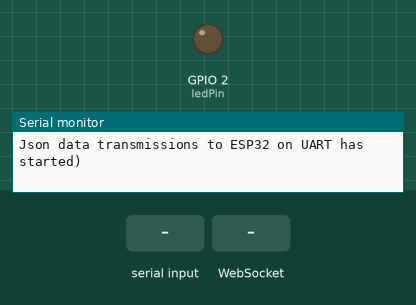
This program was run on a simulated ESP32. Parts: output pins drawn as LEDs (lit = HIGH), the last lines printed to the serial monitor. Dashed ring = blinking. The inputs (shaded band) are chosen by the test bench. WiFi joins after 1.5 s; servers stay silent unless stated; storage starts empty.

Above: at 0.0 s.
At 4.2 s:
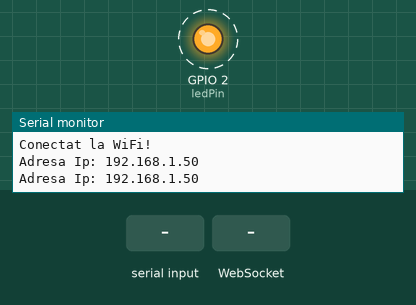
4.3 s: "D101\n" received over the second serial link
7.8 s: WebSocket text "D101" received
Timing chart, 0 to 17.3 s (numbered marks = the images above; inputs shaded):
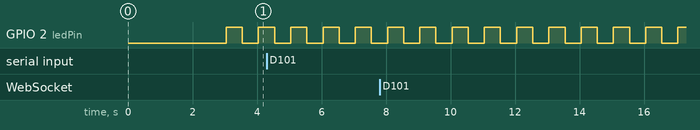

Measured:
- by itself, GPIO 2 (ledPin): alternates HIGH for 0.50 s and LOW for 0.50 s

The program:

main.cpp
```cpp
#include <WiFi.h>
#include <AsyncTCP.h>
#include <ESPAsyncWebServer.h>
#include <ArduinoJson.h>
#include <FS.h> // nu sterge, a dat o eroare la un moment dat
#include <HardwareSerial.h>
#include <SPIFFS.h>


//const char* ssid = "DIGI-3brj";
//const char* password = "AFEHT6a4";
//const char* ssid = "DIGI-5-c79C";
//const char* password = "BjYjv6q9";

const char* ssid = "hotspot";
const char* password = "unudoitreipatru";

//const char* ssid = "Tp Link!";
//const char* password = "camera100110111!";

//const char* ssid = "linksys";
//const char* password = "ducuducu";

//const char* ssid = "D101";
//const char* password = "burkus200556";
const int ledPin = 2;

const int rxPin = 16; // pini pt Serial2
const int txPin = 17;
HardwareSerial ESP32Serial(2);


AsyncWebServer server(80);
AsyncWebSocket ws("/ws");


void onEvent(AsyncWebSocket *server, AsyncWebSocketClient *client, AwsEventType type, void *arg, uint8_t *data, size_t len) {
  if (type == WS_EVT_CONNECT) {
    Serial.println("WebSocket client connectat");

  } else if (type == WS_EVT_DISCONNECT) {
    Serial.println("WebSocket client deconectat");
  }
}


void setup() {

  Serial.begin(115200);

  pinMode(ledPin, OUTPUT);
  // dsp serial, modifica pt serial 1/0, 0 cred ca e de doar test
  ESP32Serial.begin(115200, SERIAL_8N1, rxPin, txPin); // Start UART with 115200 baud rate
  //ESP32Serial.begin(115200, SERIAL_8E1); //  8 data bits, Even parity, 1 stop bit
  //ESP32Serial.begin(115200, SERIAL_8E2); //  8 data bits Even parity, 2 stop bits
  //SERIAL_8O pt even parity1


  Serial.println("Json data transmissions to ESP32 on UART has started)");

  SPIFFS.begin();

  if (!SPIFFS.begin(true))
  {
    Serial.println("A apărut o eroare la montarea SPIFFS-urilor");
    return;
    }

    server.on("/", HTTP_GET, [](AsyncWebServerRequest *request){
        request->send(SPIFFS, "/index.html", "text/html");
    });

    server.on("/style.css", HTTP_GET, [](AsyncWebServerRequest *request){
        request->send(SPIFFS, "/style.css", "text/css");
    });

    server.on("/app.js", HTTP_GET, [](AsyncWebServerRequest *request){
        request->send(SPIFFS, "/app.js", "text/javascript");
    });


  WiFi.begin(ssid, password);
  while (WiFi.status() != WL_CONNECTED) {
    delay(1000);
    Serial.println("Conectare la WiFi...");
  }
  if (WiFi.status() == WL_CONNECTED){
    Serial.println("Conectat la WiFi!");
    delay(1000);
    Serial.print("Adresa Ip: ");
    Serial.println(WiFi.localIP()); }
    else
    Serial.println("Esuat in a se conecta");


  //scanNetworks();

  ws.onEvent(onEvent);
  server.addHandler(&ws); //atasare 'ws' la server folosind addHandler- asculta pentru conexiuni Websocket


  server.begin();

}

void loop() {
  if (WiFi.status() == WL_CONNECTED) {
    digitalWrite(ledPin, HIGH);
    delay(500);
    digitalWrite(ledPin, LOW);
    delay(500);
    Serial.print("Adresa Ip: ");
    Serial.println(WiFi.localIP());
  }

static String jsonData; //  JSON data
while (ESP32Serial.available()) {
  char c = ESP32Serial.read(); //
  if (c == '\n') {
    if (jsonData.indexOf("\"ID\"") != -1) {
      // Parse JSON data doar daca contine "ID"
      StaticJsonDocument<2000> doc;
      DeserializationError error = deserializeJson(doc, jsonData);
      if (!error) {
        Serial.println("Json primit:");
        serializeJsonPretty(doc, Serial); // Print JSON data pentru debugging
        // extrage campul "ID"
        const char* ID = doc["ID"];
        Serial.print("ID: ");
        Serial.println(ID);

        long CTR = doc["CTR"];
        Serial.print("CTR: ");
        Serial.println(CTR);

        String output;
        serializeJson(doc, output);
        ws.textAll(output);
       } else {

        Serial.print("deserializeJson() failed: ");
        Serial.println(error.c_str());
       }
        } else {
        Serial.println("JSON nu contine 'ID'. Ignora.");}

        jsonData = ""; // Sterge bufferul
        }   else {
        jsonData += c;
        }
}
}
```
